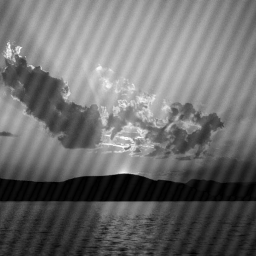
#> input picture lab_2/sunset3.bmp, 256 x 256 px
$ python ex_1.py
#> lines starting #> are read from the running program, lines starting #| are printed output that depends on the picture
import numpy as np
import cv2
from matplotlib import pyplot as plt

# le
img = cv2.imread('sunset3.bmp', 0)
#> img is the input picture: shape (256, 256); min 0, max 255, mean 109.5
# transformada linha
f = np.fft.fft(img)
fshift = np.fft.fftshift(f)
img_uni = 20 * np.log(np.abs(fshift))
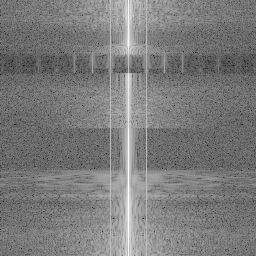
#> img_uni: shape (256, 256) float64; 0% of the values are NaN or infinite; the others: min -41.16, max 213, mean 82.07; drawn with min black, max white, NaN and infinite black
# transpose
img_uni = np.transpose(img_uni)
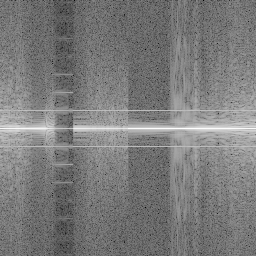
#> img_uni: shape (256, 256) float64; 0% of the values are NaN or infinite; the others: min -41.16, max 213, mean 82.07; drawn with min black, max white, NaN and infinite black
# transformada colunas
f = np.fft.fft(img_uni)
fshift = np.fft.fftshift(f)
img_uni = 20 * np.log(np.abs(fshift))
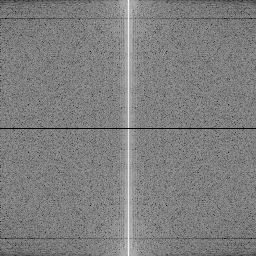
#> img_uni: shape (256, 256) float64; 0.39% of the values are NaN or infinite; the others: min -14.48, max 217, mean 101.6; drawn with min black, max white, NaN and infinite black

# anti transformada
f_ishift = np.fft.ifftshift(fshift)
img_back = np.abs(np.fft.ifft2(f_ishift))
#> img_back: shape (256, 256) float64; every value is NaN or infinite


plt.subplot(121)
plt.imshow(img_back, cmap='gray')
plt.subplot(122)
plt.imshow(img, cmap='gray')
plt.show()
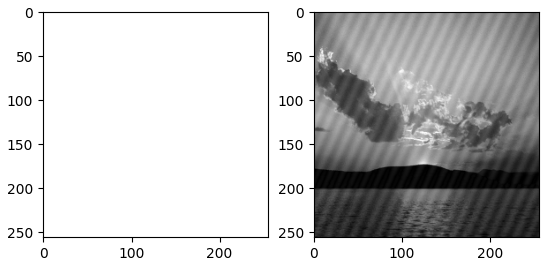
#> figure drawn by matplotlib, 2 panels
